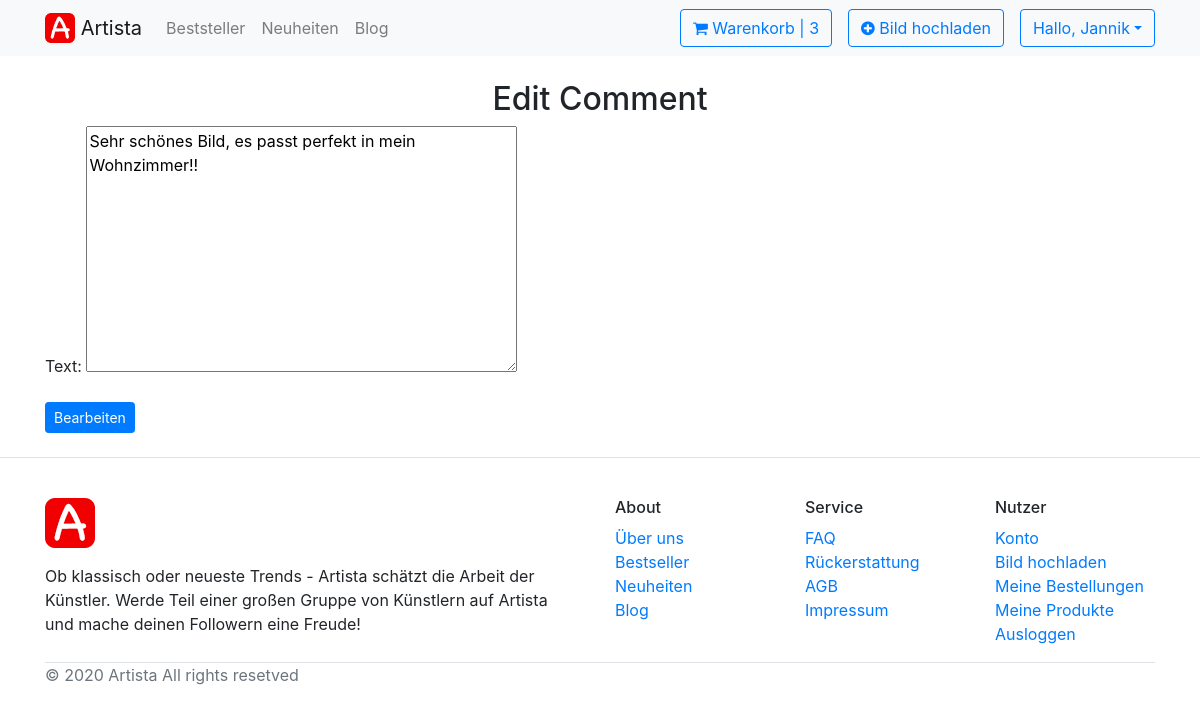
Screenshot of /customerservice/edit/1/ (signed in) with the database file from the repository.
### Profile/models.py (models this page shows)
class ShopUser(AbstractUser):
    profile_picture = models.ImageField(upload_to='profile_pictures/', blank=True, null=True)
    instagram_handle = models.CharField(max_length=100, blank=True, null=True)

### Shop/models.py (models this page shows, shortened)
class Comment(models.Model):
    text = models.TextField(max_length=500)
    timestamp = models.DateTimeField(auto_now_add=True)
    user = models.ForeignKey(ShopUser, on_delete=models.CASCADE)
    product = models.ForeignKey(Product, on_delete=models.CASCADE)
    class Meta:
        ordering = ['timestamp']
        verbose_name = 'Comment'
        verbose_name_plural = 'Comments'

### Customerservice/views.py (the view)
# urls.py: path('edit/<int:pk>/', views.CommentEditView.as_view(), name='comment-edit'),
class CommentEditView(UpdateView):
    model = Comment
    fields = ['text']
    template_name = 'comment-edit.html'
    success_url = reverse_lazy('comments-flag')
    def get_context_data(self, **kwargs):
        context = super(CommentEditView, self).get_context_data(**kwargs)
        user = self.request.user
        if not user.is_anonymous:
            can_delete = user.is_superuser or user.is_staff
            context['can_delete'] = can_delete
            return context

### Shop/context_processors.py (called while the page is built)
def cartitems_processor(request):
    if Order.objects.all():
        cartItems = 0
        items = Order.objects.all()
        for item in items:
            cartItems = cartItems + item.get_cart_items
    return {'cartItems': cartItems}

### Shop/models.py (called while the page is built)
    @property
    def get_cart_items(self):
        orderitems = self.orderitem_set.all()
        total = sum([item.quantity for item in orderitems])
        return total

### Customerservice/templates/comment-edit.html (shortened to what this page needs)
{% extends 'Shop/base.html' %}
{% load static %}
{% block content %}
    <div class="container">
{% block logged_in_content %}
    <h2 class="text-center mt-4">Edit Comment</h2>
        {% if can_delete %}
            <form method="POST">
                {{ form.as_p }}
                <button class="btn btn-primary btn-sm" type="submit">Bearbeiten</button>
            </form>
            <br>
        {% else %}
            {{ comment.text }}
        {% endif %}
{% endblock logged_in_content %}
    </div>
{% endblock content %}

### Shop/templates/Shop/utils/navbar.html (shortened to what this page needs)
{% load static %}
<nav class="navbar navbar-expand-lg navbar-light bg-light">
<div class="container">
  <a class="navbar-brand" href="{% url 'home' %}">
     <img src=" {% static '/images/Artista_Logo.png' %}" width="30" height="30" class="d-inline-block align-top" alt="">
      Artista
  </a>
  <div class="collapse navbar-collapse" id="navbarSupportedContent">
    <ul class="navbar-nav mr-auto">
      <li class="nav-item">
        <a class="nav-link" href="#">Beststeller </a>
      </li>
      <li class="nav-item">
        <a class="nav-link" href="#">Neuheiten </a>
      </li>
      <li class="nav-item">
        <a class="nav-link" href="#">Blog </a>
      </li>
    </ul>
    <ul class="navbar-nav ml-auto">
      <li class="nav-item">
          <a class="btn btn-outline-primary" href="{% url 'cart' %}"><i class="fa fa fa-shopping-cart fa-sm"></i> Warenkorb | {{ cartItems }}</a>
      </li>
      {% if user.is_authenticated or shopuser.is_authenticated %}
      <li class="nav-item px-3">
        <a class="btn btn-outline-primary" href="{% url 'upload' %}"><i class="fa fa fa-plus-circle fa-sm"></i> Bild hochladen</a>
      </li>
        <div class="dropdown">
        <button class="btn btn-outline-primary dropdown-toggle" type="button" id="dropdownMenuButton" data-toggle="dropdown" aria-haspopup="true" aria-expanded="false">Hallo, {{ user.username | title }}</button>
</div>
      {% else %}
      <li>
        <a class="btn btn-warning ml-3" href="{% url 'login' %}">Anmelden</a>
      </li>
      {% endif %}
    </ul>
  </div>
</div>
</nav>

### rows the page displays
ShopUser: username "Jannik"
Comment: text "Sehr schönes Bild, es passt perfekt in mein Wohnzimmer!!"

### other values shown
{{ cartItems }} "3"
